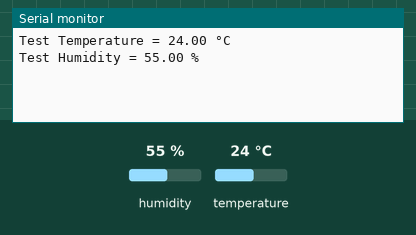
A sketch run on a simulated Arduino Uno, built with avr-gcc and run on an emulated ATmega328P. Shown: the last lines printed to the serial monitor. Inputs (shaded band) come from the test bench; at power-on: humidity 55 %, temperature 24 °C.

Above: at 3.2 s.
3.3 s: humidity set to 22 %
At 5.2 s:
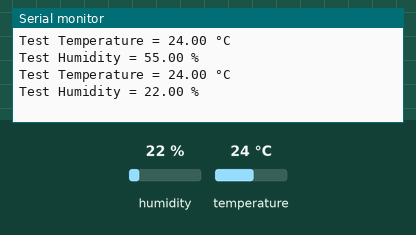
6.0 s: temperature set to 12 °C
At 7.0 s:
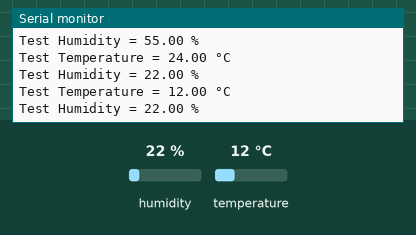
8.7 s: humidity set to 40 %
At 10.5 s:
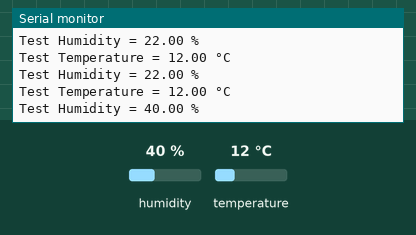
Timing chart, 0 to 12.0 s (numbered marks = the images above; inputs shaded):
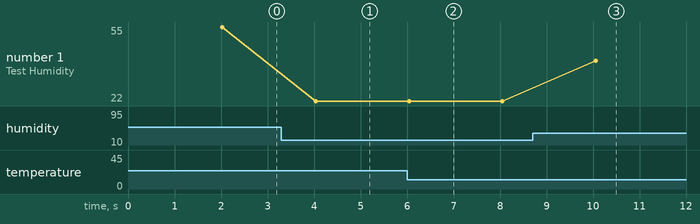

The sketch:

sensor_rasp_pico.ino
```cpp
#include <DHT.h>

const int gpio_pin_dht_pin = 10;

DHT dht(gpio_pin_dht_pin, DHT22);

#define READ_TEMPERATURE() dht.readTemperature()
#define READ_HUMIDITY()    dht.readHumidity()

void setup() {
  Serial.begin(9600);
  while (!Serial);

  // Initialize the DHT sensor
  dht.begin();

  // Waiting for the peripheral for being ready
  delay(2000);
}

void loop() {
  Serial.print("Test Temperature = ");
  Serial.print(READ_TEMPERATURE(), 2);
  Serial.println(" °C");
  Serial.print("Test Humidity = ");
  Serial.print(READ_HUMIDITY(), 2);
  Serial.println(" %");

  delay(2000);
}
```

Measured:
- after the input at 3.3 s, the serial monitor: prints a new line after 0.74 s (image 1)
- after the input at 6.0 s, the serial monitor: prints a new line at once (image 2)
- after the input at 8.7 s, the serial monitor: prints a new line after 1.4 s (image 3)
- plotted number 1: 55 → 22 after the input at 3.3 s, 22 → 40 after the input at 8.7 s
